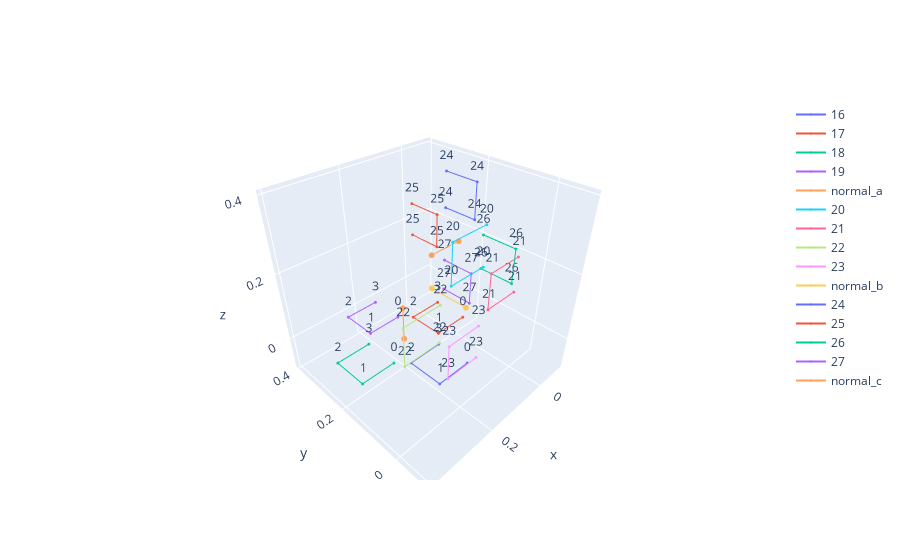

Write notebook code for a chart like this one.
### Code cell
fig = go.Figure()
t_corners = plane_a.transformed_corners
for i, corners in enumerate(t_corners):
    fig.add_trace(
        go.Scatter3d(
            x=corners[:, 0],
            y=corners[:, 1],
            z=corners[:, 2],
            mode="markers+lines+text",
            text=list(range(4)),
            name=str(plane_a.ids[i]),
            marker=dict(size=1),
        )
    )

print(plane_a.transformed_normal_vector)
# normal vector
fig.add_trace(
    go.Scatter3d(
        x=plane_a.transformed_normal_vector[:, 0],
        y=plane_a.transformed_normal_vector[:, 1],
        z=plane_a.transformed_normal_vector[:, 2],
        mode="markers+lines",
        name="normal_a",
        marker=dict(size=2),
    )
)

t_corners_b = plane_b.transformed_corners
for i, corners in enumerate(t_corners_b):
    fig.add_trace(
        go.Scatter3d(
            x=corners[:, 0],
            y=corners[:, 1],
            z=corners[:, 2],
            mode="markers+lines+text",
            text=str(plane_b.ids[i]),
            name=str(plane_b.ids[i]),
            marker=dict(size=1),
        )
    )
fig.add_trace(
    go.Scatter3d(
        x=plane_b.transformed_normal_vector[:, 0],
        y=plane_b.transformed_normal_vector[:, 1],
        z=plane_b.transformed_normal_vector[:, 2],
        mode="markers+lines",
        name="normal_b",
        marker=dict(size=2),
    )
)

t_corners_c = plane_c.transformed_corners
for i, corners in enumerate(t_corners_c):
    fig.add_trace(
        go.Scatter3d(
            x=corners[:, 0],
            y=corners[:, 1],
            z=corners[:, 2],
            mode="markers+lines+text",
            text=str(plane_c.ids[i]),
            name=str(plane_c.ids[i]),
            marker=dict(size=1),
        )
    )
fig.add_trace(
    go.Scatter3d(
        x=plane_c.transformed_normal_vector[:, 0],
        y=plane_c.transformed_normal_vector[:, 1],
        z=plane_c.transformed_normal_vector[:, 2],
        mode="markers+lines",
        name="normal_c",
        marker=dict(size=2),
    )
)

# fig.update_layout(
#     scene=dict(
#         aspectmode="cube",
#         yaxis_autorange="reversed",
#     )
# )

fig.update_layout(
    scene=dict(
        aspectmode='cube',
        xaxis=dict(range=[-0.1, params.total_side_length]),
        yaxis=dict(range=[params.total_side_length, -0.1]),
        zaxis=dict(range=[-0.1, params.total_side_length]),
    )
)
fig.show()

### Figure 1 — Plotly figure (JSON) as saved in the notebook; plotly's stock layout.template omitted (floating-point values rounded to 4 significant figures)
{"data": [{"marker": {"size": 1}, "mode": "markers+lines+text", "name": "16", "text": ["0", "1", "2", "3"], "type": "scatter3d", "x": [0.152, 0.249, 0.249, 0.152], "y": [0.025, 0.025, 0.122, 0.122], "z": [0, 0, 0, 0]}, {"marker": {"size": 1}, "mode": "markers+lines+text", "name": "17", "text": ["0", "1", "2", "3"], "type": "scatter3d", "x": [0.025, 0.122, 0.122, 0.025], "y": [0.152, 0.152, 0.249, 0.249], "z": [0, 0, 0, 0]}, {"marker": {"size": 1}, "mode": "markers+lines+text", "name": "18", "text": ["0", "1", "2", "3"], "type": "scatter3d", "x": [0.279, 0.376, 0.376, 0.279], "y": [0.152, 0.152, 0.249, 0.249], "z": [0, 0, 0, 0]}, {"marker": {"size": 1}, "mode": "markers+lines+text", "name": "19", "text": ["0", "1", "2", "3"], "type": "scatter3d", "x": [0.152, 0.249, 0.249, 0.152], "y": [0.279, 0.279, 0.376, 0.376], "z": [0, 0, 0, 0]}, {"marker": {"size": 2}, "mode": "markers+lines", "name": "normal_a", "type": "scatter3d", "x": [0.2005, 0.2005], "y": [0.2005, 0.2005], "z": [0, 0.1]}, {"marker": {"size": 1}, "mode": "markers+lines+text", "name": "20", "text": "20", "type": "scatter3d", "x": [0.152, 0.249, 0.249, 0.152], "y": [1.708e-17, 2.896e-17, 2.302e-17, 1.114e-17], "z": [0.386, 0.386, 0.289, 0.289]}, {"marker": {"size": 1}, "mode": "markers+lines+text", "name": "21", "text": "21", "type": "scatter3d", "x": [0.025, 0.122, 0.122, 0.025], "y": [-6.246e-18, 5.633e-18, -3.062e-19, -1.219e-17], "z": [0.259, 0.259, 0.162, 0.162]}, {"marker": {"size": 1}, "mode": "markers+lines+text", "name": "22", "text": "22", "type": "scatter3d", "x": [0.279, 0.376, 0.376, 0.279], "y": [2.486e-17, 3.674e-17, 3.08e-17, 1.892e-17], "z": [0.259, 0.259, 0.162, 0.162]}, {"marker": {"size": 1}, "mode": "markers+lines+text", "name": "23", "text": "23", "type": "scatter3d", "x": [0.152, 0.249, 0.249, 0.152], "y": [1.531e-18, 1.341e-17, 7.47e-18, -4.409e-18], "z": [0.132, 0.132, 0.035, 0.035]}, {"marker": {"size": 2}, "mode": "markers+lines", "name": "normal_b", "type": "scatter3d", "x": [0.2005, 0.2005], "y": [1.228e-17, 0.1], "z": [0.2105, 0.2105]}, {"marker": {"size": 1}, "mode": "markers+lines+text", "name": "24", "text": "24", "type": "scatter3d", "x": [1.531e-18, 1.531e-18, 7.47e-18, 7.47e-18], "y": [0.249, 0.152, 0.152, 0.249], "z": [0.386, 0.386, 0.289, 0.289]}, {"marker": {"size": 1}, "mode": "markers+lines+text", "name": "25", "text": "25", "type": "scatter3d", "x": [9.307e-18, 9.307e-18, 1.525e-17, 1.525e-17], "y": [0.376, 0.279, 0.279, 0.376], "z": [0.259, 0.259, 0.162, 0.162]}, {"marker": {"size": 1}, "mode": "markers+lines+text", "name": "26", "text": "26", "type": "scatter3d", "x": [9.307e-18, 9.307e-18, 1.525e-17, 1.525e-17], "y": [0.122, 0.025, 0.025, 0.122], "z": [0.259, 0.259, 0.162, 0.162]}, {"marker": {"size": 1}, "mode": "markers+lines+text", "name": "27", "text": "27", "type": "scatter3d", "x": [1.708e-17, 1.708e-17, 2.302e-17, 2.302e-17], "y": [0.249, 0.152, 0.152, 0.249], "z": [0.132, 0.132, 0.035, 0.035]}, {"marker": {"size": 2}, "mode": "markers+lines", "name": "normal_c", "type": "scatter3d", "x": [1.228e-17, 0.1], "y": [0.2005, 0.2005], "z": [0.2105, 0.2105]}], "layout": {"scene": {"aspectmode": "cube", "xaxis": {"range": [-0.1, 0.411]}, "yaxis": {"range": [0.411, -0.1]}, "zaxis": {"range": [-0.1, 0.411]}}}}
